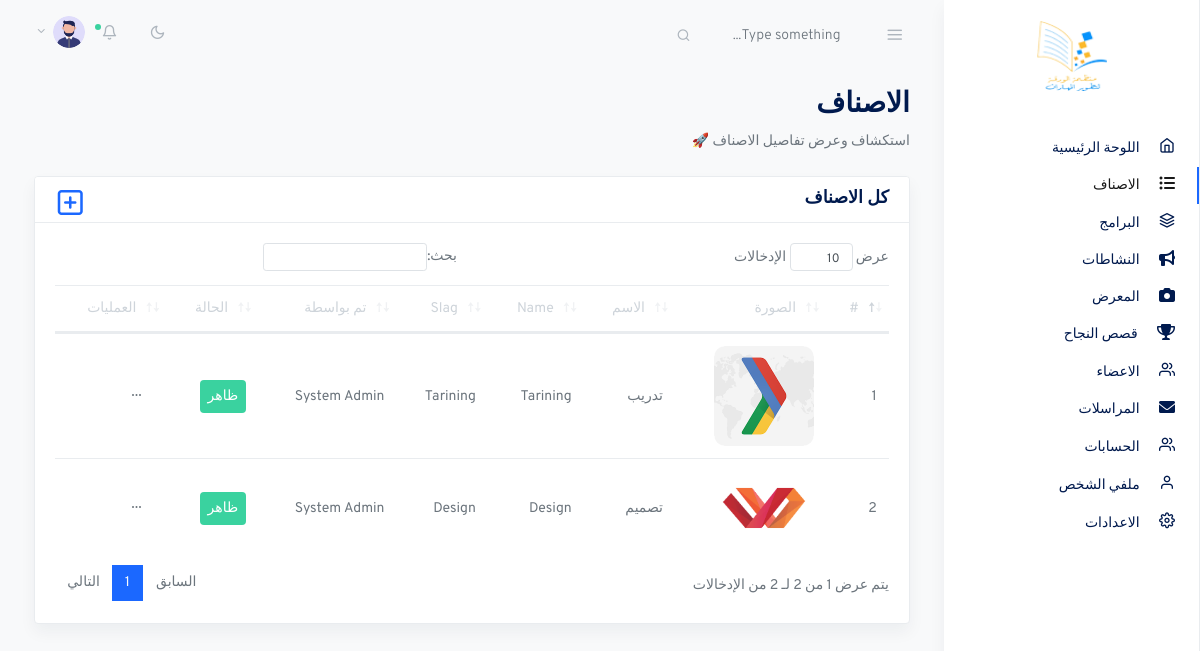
The app's page /cp/dashboard/categories (signed in) with its own data.
### tables this page shows
CREATE TABLE `users` (
  `id` int(11) NOT NULL,
  `username` varchar(128) NOT NULL,
  `email` varchar(128) NOT NULL,
  `phone` varchar(32) NOT NULL,
  `name` varchar(128) NOT NULL,
  `address` varchar(256) NOT NULL,
  `password` varchar(256) NOT NULL,
  `pic` varchar(64) NOT NULL,
  `lvl` enum('1','2') NOT NULL,
  `status` enum('0','1') NOT NULL DEFAULT '1',
  `permission` varchar(150) NOT NULL,
  `done_by` int(11) NOT NULL
);

CREATE TABLE `categories` (
  `id` int(11) NOT NULL,
  `slug` varchar(256) NOT NULL,
  `name_en` varchar(256) NOT NULL,
  `name` varchar(256) NOT NULL,
  `pic` varchar(50) NOT NULL,
  `done_by` int(11) NOT NULL,
  `status` int(1) NOT NULL DEFAULT 1
);

### function.php (called while the page is built, shortened)
<?php
function userLogo($con, $user_id)
{
    $q = "SELECT `pic` FROM `users` WHERE id=?";
    $d = getData($con, $q, [$user_id]);
    if (count($d) > 0) {
        return "/cp/assets/images/avatars/" . $d[0]['pic'];
    }
}

### db.php (called while the page is built, shortened)
<?php
function getData($db, $query, $parm = [])
{
    $stmt = $db->prepare($query);
    $stmt->execute($parm);
    $rows = $stmt->fetchAll(PDO::FETCH_ASSOC);
    return $rows;
}
?>

### cp/dashboard/categories.php (the view, shortened to what this page needs)
<div class="container-fluid">
  <div class="row justify-content-center">
    <div class="col-12">
      <?php
      if (empty($opr_type)) { ?>
        <h2 class="page-title">الاصناف</h2>
        <p>استكشاف وعرض تفاصيل الاصناف 🚀</p>
        <div class="row my-4">
          <div class="col-md-12">
            <div class="card shadow">
              <h5 class="card-header">كل الاصناف</h5>
              <h5 class="filter"><a href="/cp/dashboard/categories/add"><i class='fe fe-plus-square icon'></i></a></h5>
              <div class="card-body">
                <table class="table datatables" id="dataTable-1" width="100%">
                  <thead>
                    <tr>
                      <th>#</th>
                      <th>الصورة</th>
                      <th>الاسم</th>
                      <th>Name</th>
                      <th>Slag</th>
                      <th>تم بواسطة</th>
                      <th>الحالة</th>
                      <th>العمليات</th>
                    </tr>
                  </thead>
                  <tbody>
                    <?php
                    $sn = 1;
                    $q = 'SELECT *,
                      (SELECT `name` From `users` WHERE `users`.`id`=`categories`.`done_by`) emp
                      FROM `categories` Order by id DESC';
                    $D = getData($con, $q);
                    foreach ($D as $row) {
                    ?>
                      <tr>
                        <td><?php echo $sn++; ?></td>
                        <td><img src="/cp/assets/images/categories/<?= $row['pic'] ?>" style="max-height: 100px; max-width: 100px;border-radius:10px;" alt="Project"></td>
                        <td><?= $row['name'] ?></td>
                        <td><?= $row['name_en'] ?></td>
                        <td><?= $row['slug'] ?></td>
                        <td><?= $row['emp'] ?></td>
                        <td>
                          <?php
                          if ($row['status'] == 1)
                            echo '<span class="bg-success text-white p-2 rounded">ظاهر</span>';
                          else
                            echo '<span class="bg-danger text-white p-2 rounded">مخفي</span>';
                          ?>
                        </td>
                        <td>
                          <button class="btn btn-sm dropdown-toggle more-horizontal" type="button" data-toggle="dropdown" aria-haspopup="true" aria-expanded="false">
                          </button>
                        </td>
                      </tr>
                    <?php
                    }
                    ?>
                  </tbody>
                </table>
              </div>
            </div>
          </div>
        </div>
      <?php }
      ?>
    </div>
  </div>
</div>

### index.php (shortened to what this page needs)
<?php
function sanitizeUrl($url)
{
    $url = preg_replace('/[^a-zA-Z0-9_\-\p{Arabic}\/]+/', '', $url);
    $url = rtrim($url, '/');
    $url = explode('/', $url);
    return $url;
}
function getUrl()
{
    if (isset($_GET['url'])) {
        $url = $_GET['url'];
        $url = sanitizeUrl($url);
        return $url;
    }
}
$url = getUrl();
include(__DIR__ . "/db.php");
$cat_id = isset($url[1]) ? $url[1] : "home";
$sub_cat = isset($url[2]) ? $url[2] : "";
include(__DIR__ . "/function.php");
if (isset($url[0]) && "cp" == $url[0]) {
	$cat_id = isset($url[1]) ? $url[1] : "";
	$sub_cat = isset($url[2]) ? $url[2] : "";
	if ($cat_id == "login") {
		include(__DIR__ . "/cp/login.php");
	} elseif (!isset($_SESSION['is_login'])) {
		echo '<script>location.replace("/cp/login")</script>';
	} elseif ("" == $cat_id) {
		echo '<script>location.replace("/cp/login")</script>';
	} elseif ("change_password" == $cat_id) {
		include(__DIR__ . "/cp/change_password.php");
	} else {
		include(__DIR__ . "/cp/dashboard/header.php");
		if (file_exists(__DIR__ . "/cp/dashboard/$sub_cat.php")) {
			include(__DIR__ . "/cp/dashboard/$sub_cat.php");
		} else {
			echo '<script>location.replace("/404.html")</script>';
		}
		include(__DIR__ . "/cp/dashboard/footer.php");
	}
} else {
	include(__DIR__ . "/template/header.php");
	if (file_exists(__DIR__ . "/$cat_id.php"))
		include(__DIR__ . "/$cat_id.php");
	include(__DIR__ . "/template/footer.php");
}

### cp/dashboard/header.php (shortened to what this page needs)
<!doctype html>
<html lang="en">
<head>
    <link rel="stylesheet" href="/cp/assets/css/simplebar.css">
    <link rel="stylesheet" href="/cp/assets/css/feather.css">
    <link rel="stylesheet" href="/cp/assets/css/select2.css">
    <link rel="stylesheet" href="/cp/assets/css/dropzone.css">
    <link rel="stylesheet" href="/cp/assets/css/uppy.min.css">
    <link rel="stylesheet" href="/cp/assets/css/jquery.steps.css">
    <link rel="stylesheet" href="/cp/assets/css/jquery.timepicker.css">
    <link rel="stylesheet" href="/cp/assets/css/quill.snow.css">
    <link rel="stylesheet" href="/cp/assets/css/dataTables.bootstrap4.css">
    <link rel="stylesheet" href="/cp/assets/css/daterangepicker.css">
    <link href="/cp/assets/vendor/summernote/summernote-bs4.min.css" rel="stylesheet">
    <link rel="stylesheet" href="https://cdnjs.cloudflare.com/ajax/libs/font-awesome/5.15.3/css/all.min.css">
    <link rel="stylesheet" href="https://cdnjs.cloudflare.com/ajax/libs/font-awesome/6.0.0-beta3/css/all.min.css">
    <link rel="stylesheet" href="/cp/assets/css/app-light.css" id="lightTheme">
    <link rel="stylesheet" href="/cp/assets/css/app-dark.css" id="darkTheme" disabled>
</head>
<body class="vertical light rtl ">
    <div class="wrapper">
        <nav class="topnav navbar navbar-light">
            <button type="button" class="navbar-toggler text-muted mt-2 p-0 mr-3 collapseSidebar">
                <i class="fe fe-menu navbar-toggler-icon"></i>
            </button>
            <form class="form-inline mr-auto searchform text-muted">
                <input class="form-control mr-sm-2 bg-transparent border-0 pl-4 text-muted" type="search" placeholder="Type something..." aria-label="Search">
            </form>
            <ul class="nav">
                <li class="nav-item">
                    <a class="nav-link text-muted my-2" href="#" id="modeSwitcher" data-mode="light">
                        <i class="fe fe-sun fe-16"></i>
                    </a>
                </li>
                <li class="nav-item nav-notif">
                    <a class="nav-link text-muted my-2" href="..#" data-toggle="modal" data-target=".modal-notif">
                        <span class="fe fe-bell fe-16"></span>
                        <span class="dot dot-md bg-success"></span>
                    </a>
                </li>
                <li class="nav-item dropdown">
                    <a class="nav-link dropdown-toggle text-muted pr-0" href="#" id="navbarDropdownMenuLink" role="button" data-toggle="dropdown" aria-haspopup="true" aria-expanded="false">
                        <span class="avatar avatar-sm mt-2">
                            <img src="<?php echo userLogo($con, $_SESSION['user_id']); ?>" alt="..." class="avatar-img rounded-circle">
                        </span>
                    </a>
                </li>
            </ul>
        </nav>
        <?php
        $pages = [];
        $pages[] = [
            "title" => "اللوحة الرئيسية",
            "icon" => "fe fe-home",
            "pages" => ["main"],
            "slag" => "main",
            "lvl" => [$_SESSION['lvl']]
        ];
        $pages[] = [
            "title" => "الاصناف",
            "icon" => "fa fa-list-ul",
            "pages" => ["categories"],
            "slag" => "categories",
            "lvl" => [substr($_SESSION['permission'], 1, 1) == 1 ? $_SESSION['lvl'] : ""]
        ];
        $pages[] = [
            "title" => "البرامج",
            "icon" => "fe fe-layers",
            "pages" => ["programs", "programs"],
            "slag" => "programs",
            "lvl" => [substr($_SESSION['permission'], 5, 1) == 1 ? $_SESSION['lvl'] : ""]
        ];
        $pages[] = [
            "title" => "النشاطات",
            "icon" => "fa fa-bullhorn",
            "pages" => ["blogs"],
            "slag" => "blogs",
            "lvl" => [substr($_SESSION['permission'], 10, 1) == 1 ? $_SESSION['lvl'] : ""]
        ];
        $pages[] = [
            "title" => "المعرض",
            "icon" => "fa fa-camera",
            "pages" => ["gallery"],
            "slag" => "gallery",
            "lvl" => [substr($_SESSION['permission'], 15, 1) == 1 ? $_SESSION['lvl'] : ""]
        ];
        $pages[] = [
            "title" => "قصص النجاح",
            "icon" => "fa fa-trophy",
            "pages" => ["stories"],
            "slag" => "stories",
            "lvl" => [substr($_SESSION['permission'], 20, 1) == 1 ? $_SESSION['lvl'] : ""]
        ];
        $pages[] = [
            "title" => "الاعضاء",
            "icon" => "fe fe-users",
            "pages" => ["members"],
            "slag" => "members",
            "lvl" => [substr($_SESSION['permission'], 30, 1) == 1 ? $_SESSION['lvl'] : ""]
        ];
        $pages[] = [
            "title" => "المراسلات",
            "icon" => "fa fa-envelope",
            "pages" => ["contacts"],
            "slag" => "contacts",
            "lvl" => [substr($_SESSION['permission'], 40, 1) == 1 ? $_SESSION['lvl'] : ""]
        ];
        $pages[] = [
            "title" => "الحسابات",
            "icon" => "fe fe-users",
            "pages" => ["accounts"],
            "slag" => "accounts",
            "lvl" => [$_SESSION['lvl'] == 1 ? $_SESSION['lvl'] : ""]
        ];
        $pages[] = [
            "title" => "ملفي الشخص",
            "icon" => "fe fe-user",
            "pages" => ["profile"],
            "slag" => "profile",
            "lvl" => [$_SESSION['lvl']]
        ];
        $pages[] = [
            "title" => "الاعدادات",
            "icon" => "fe fe-settings",
            "pages" => ["settings", "social_media"],
            "slag" => "settings",
            "lvl" => [$_SESSION['lvl'] == 1 ? $_SESSION['lvl'] : ""]
        ];
        ?>
        <aside class="sidebar-left border-right bg-white shadow" id="leftSidebar" data-simplebar>
            <nav class="vertnav navbar navbar-light">
                <div class="w-100 mb-4 d-flex">
                    <a class="navbar-brand mx-auto my-2 flex-fill text-center rtl" href="/cp/dashboard/main">
                        <img src="/assets/images/logo.png" style="height: 70px; width:70px;" alt="Hassan Jabbar Template">
                    </a>
                </div>
                <ul class="navbar-nav flex-fill w-100 mb-2">
                    <?php
                    foreach ($pages as $s) {
                        if (in_array($_SESSION['lvl'], $s['lvl'])) {
                            $isActive = (in_array($sub_cat, $s['pages'])) ? " active " : "";
                    ?>
                            <li class="nav-item w-100<?= $isActive ?>">
                                <a href="/cp/dashboard/<?= $s["slag"] ?>" class="nav-link">
                                    <i class="fe-16 <?= $s["icon"] ?>"></i>
                                    <span class="ml-3 item-text"><?= $s["title"] ?></span>
                                </a>
                            </li>
                    <?php
                        }
                    }
                    ?>
                </ul>
            </nav>
        </aside>
        <main role="main" class="main-content">

### cp/dashboard/footer.php (shortened to what this page needs)
</main>
</div>
</body>
</html>

### cp/assets/css/simplebar.css (style rules this page uses)
[data-simplebar] { position: relative; flex-direction: column; flex-wrap: wrap; justify-content: flex-start; align-content: flex-start; align-items: flex-start; }

### cp/assets/css/feather.css (style rules this page uses)
.fe { font-family: "feather" !important; speak: none; font-style: normal; font-weight: normal; font-variant: normal; text-transform: none; line-height: 1; -webkit-font-smoothing: antialiased; -moz-osx-font-smoothing: grayscale; }
.fe-16 { font-size: 16px; }
.fe-bell:before { content: ""; }
.fe-home:before { content: ""; }
.fe-layers:before { content: ""; }
.fe-menu:before { content: ""; }
.fe-plus-square:before { content: ""; }
.fe-settings:before { content: ""; }
.fe-sun:before { content: ""; }
.fe-user:before { content: ""; }
.fe-users:before { content: ""; }

### cp/dashboard/header.php (style rules this page uses)
a, a:hover { text-decoration-line: none; }

### records on screen
users: pic (picture)
categories: pic (picture), name "تدريب", name_en "Tarining", slug "Tarining", emp "System Admin", status "ظاهر"
categories: pic (picture), name "تصميم", name_en "Design", slug "Design", emp "System Admin", status "ظاهر"

### other values on screen
$s["title"] "اللوحة الرئيسية"
$s["title"] "الاصناف"
$s["title"] "البرامج"
$s["title"] "النشاطات"
$s["title"] "المعرض"
$s["title"] "قصص النجاح"
$s["title"] "الاعضاء"
$s["title"] "المراسلات"
$s["title"] "الحسابات"
$s["title"] "ملفي الشخص"
$s["title"] "الاعدادات"
